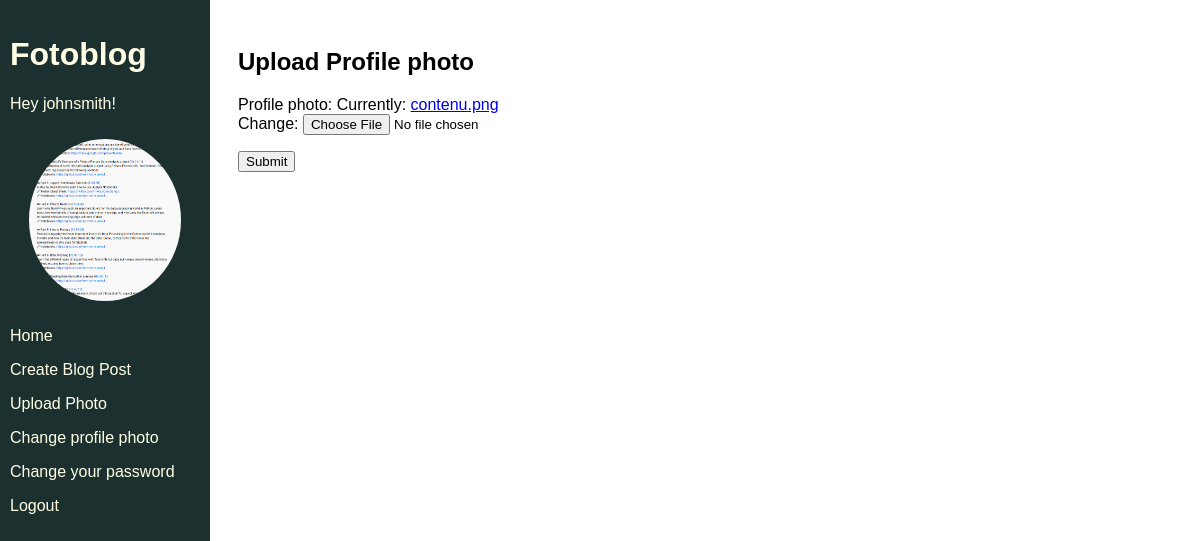
/profile-photo/upload (signed in), run on an earlier commit of the app's database.
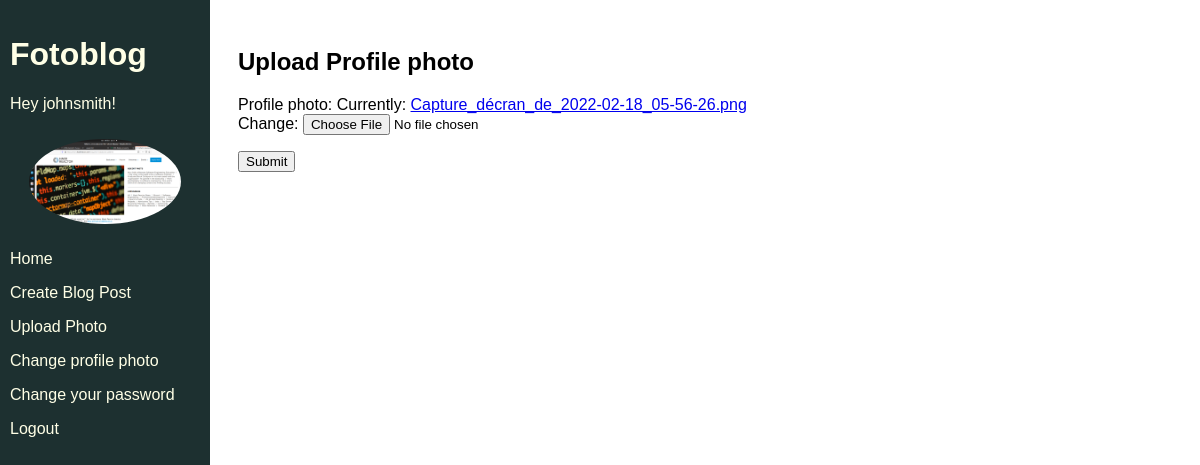
And on a later commit of the database.
### authentication/models.py (models this page shows)
class User(AbstractUser):
    CREATOR = 'CREATOR'
    SUBSCRIBER = 'SUBSCRIBER'
    ROLE_CHOICES = (
        (CREATOR, 'Creator'),
        (SUBSCRIBER, 'Subscriber'),
    )
    profile_photo = models.ImageField()
    role = models.CharField(max_length=30, choices=ROLE_CHOICES)

### authentication/views.py (the view)
# urls.py: path('profile-photo/upload', authentication.views.upload_profile_photo, name='upload_profile_photo'),
def upload_profile_photo(request):
    form = forms.UploadProfilePhotoForm(instance=request.user) #on instancie le formulaire avec les informations sur l'utilisateur qui est connecté
    if request.method == 'POST':
        form = forms.UploadProfilePhotoForm(request.POST, request.FILES, instance=request.user)
        if form.is_valid():
            form.save()
            return redirect('home')
    return render(request, 'authentication/upload_profile_photo.html', context={'form':form})

### authentication/forms.py
class UploadProfilePhotoForm(forms.ModelForm):
    class Meta:
        model = get_user_model()
        fields = ('profile_photo',)

### authentication/templates/authentication/upload_profile_photo.html (shortened to what this page needs)
{% extends 'base.html' %}
{% block content %}
    <h2>Upload Profile photo</h2>
    <form method="post" enctype="multipart/form-data">
        {{ form.as_p }}
        <button type="submit">Submit</button>
    </form>
{% endblock content %}

### templates/base.html (shortened to what this page needs)
<!DOCTYPE html>
{% load static %}
<html lang="en">
<head>
    <link rel="stylesheet" href="{% static 'app.css' %}">
</head>
<body>
    <div class="sidebar">
        <h1>Fotoblog</h1>
        {% if user.is_authenticated %}
            <p>Hey {{ user }}!</p>
        {% if user.profile_photo %}
            <img class="avatar" src={{ user.profile_photo.url }}>
        {% else %}
            <img class="avatar" src="{% static 'images/default_profile.png'%}">
        {% endif %}
        <p><a href="{% url 'home' %}">Home</a></p>
        <p><a href="{% url 'blog_create' %}">Create Blog Post</a></p>
        {% if perms.blog.add_photo %}
            <p><a href="{% url 'photo_upload' %}">Upload Photo</a></p>
        {% endif %}
        <p><a href="{% url 'upload_profile_photo' %}">Change profile photo</a></p>
        <p><a href="{% url 'password_change' %}">Change your password</a></p>
        <p><a href="{% url 'logout' %}">Logout</a></p>
    {% endif %}
    </div>
    <div class="main">
        {% block content %}{% endblock content %}
    </div>
</body>
</html>

What changed in the data, as far as the page shows it:
changed User "johnsmith": profile_photo: a different picture
Also different on the page:
text no longer shown: "Profile photo: Currently: contenu.png Change:"
text now shown: "Profile photo: Currently: Capture_décran_de_2022-02-18_05-56-26.png Change:"
